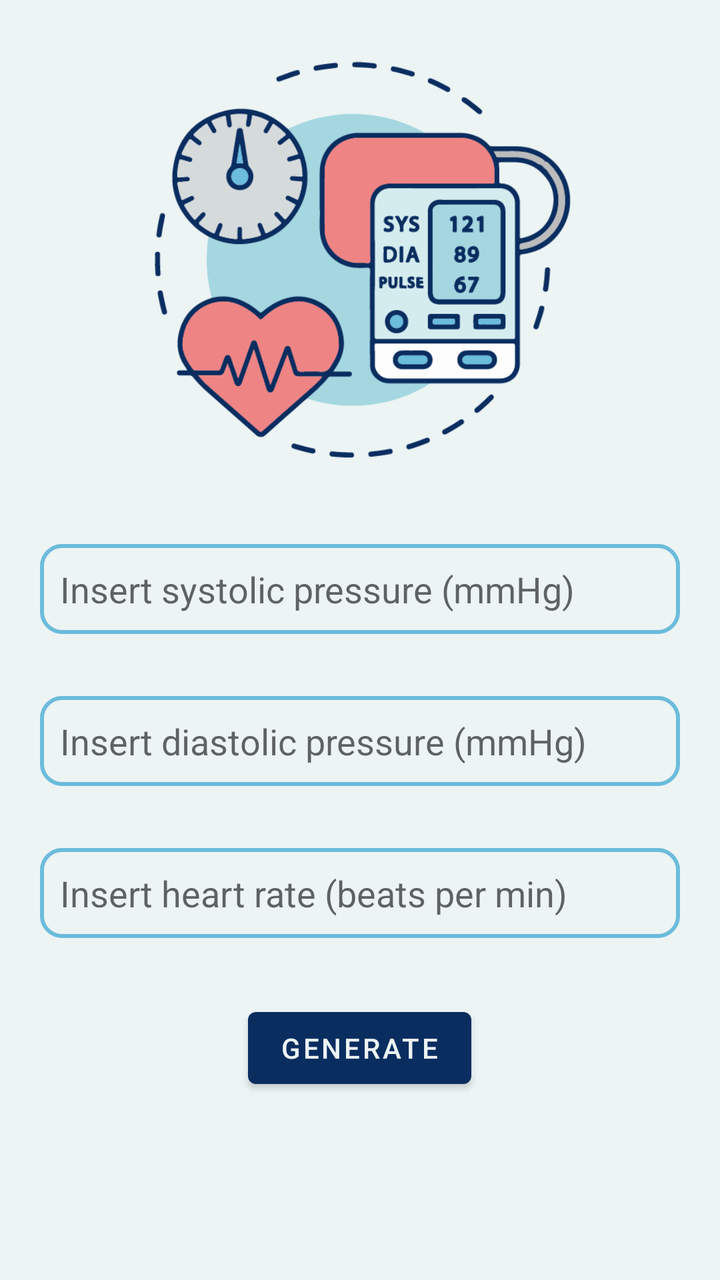
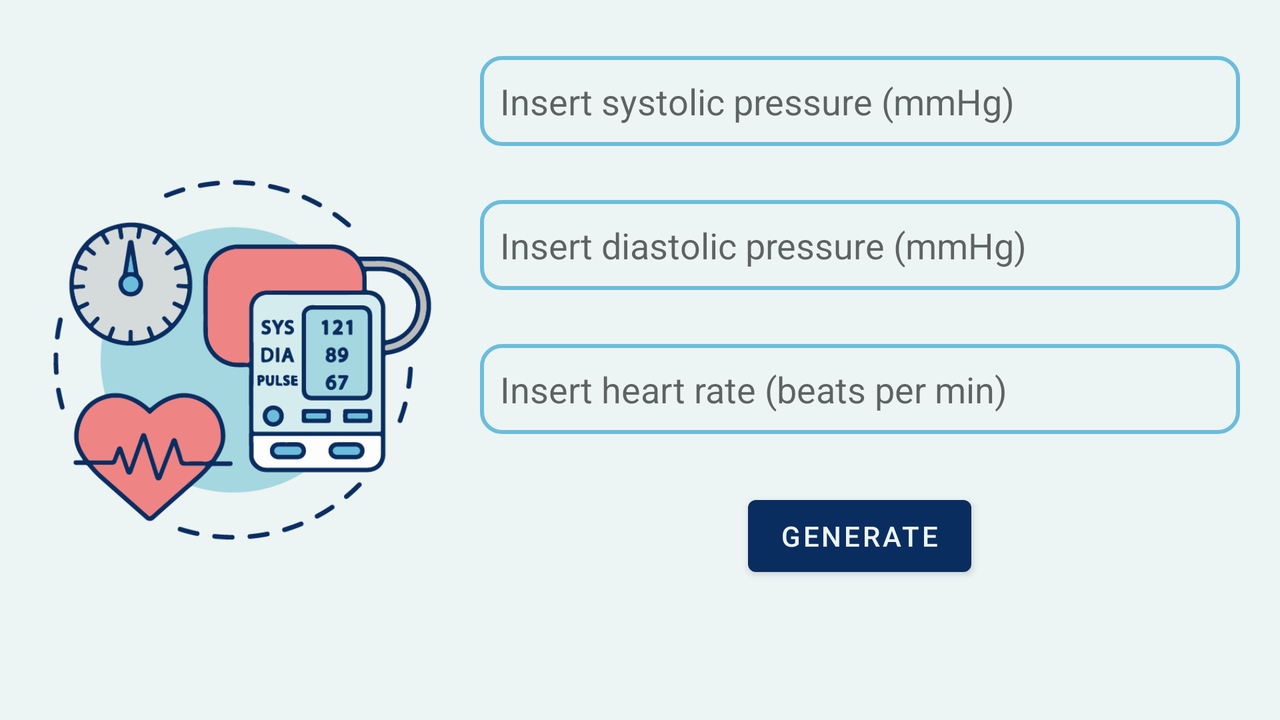

One screen, two layout resources from the same app: the default and the repository's alternative for another configuration. Each is rendered where Android would select it; the XML of both is given below.
<!-- AndroidManifest.xml: application theme Theme.App1_Blood_Pressure -->
<!-- res/layout/activity_main.xml -->
<?xml version="1.0" encoding="utf-8"?>
<LinearLayout xmlns:android="http://schemas.android.com/apk/res/android"
    xmlns:app="http://schemas.android.com/apk/res-auto"
    xmlns:tools="http://schemas.android.com/tools"
    android:layout_width="match_parent"
    android:layout_height="match_parent"
    android:background="@color/background_color"
    android:gravity="center"
    android:orientation="vertical"
    tools:context=".MainActivity">

    <ScrollView
        android:layout_width="match_parent"
        android:layout_height="match_parent"
        android:padding="20dp">

        <LinearLayout
            android:layout_width="match_parent"
            android:layout_height="match_parent"
            android:orientation="vertical">

            <ImageView
                android:id="@+id/imageView"
                android:layout_width="220dp"
                android:layout_height="220dp"
                android:layout_gravity="center"
                android:layout_marginBottom="20dp"
                app:srcCompat="@drawable/blood_pressure_image" />

            <EditText
                android:id="@+id/edt_s_pressure"
                android:layout_width="match_parent"
                android:layout_height="wrap_content"
                android:layout_marginTop="12dp"
                android:background="@drawable/border"
                android:ems="10"
                android:hint="@string/edt_s_pressure"
                android:inputType="number" />

            <TextView
                android:id="@+id/tv_error_sp"
                android:layout_width="match_parent"
                android:layout_height="wrap_content"
                android:textColor="#F30404" />

            <EditText
                android:id="@+id/edt_d_pressure"
                android:layout_width="match_parent"
                android:layout_height="wrap_content"
                android:layout_marginTop="12dp"
                android:background="@drawable/border"
                android:ems="10"
                android:hint="@string/edt_d_pressure"
                android:inputType="number" />

            <TextView
                android:id="@+id/tv_error_dp"
                android:layout_width="match_parent"
                android:layout_height="wrap_content"
                android:textColor="#F30404" />

            <EditText
                android:id="@+id/edt_heart_rate"
                android:layout_width="match_parent"
                android:layout_height="wrap_content"
                android:layout_marginTop="12dp"
                android:background="@drawable/border"
                android:ems="10"
                android:hint="@string/edt_heart_rate"
                android:inputType="number" />

            <TextView
                android:id="@+id/tv_error_hr"
                android:layout_width="match_parent"
                android:layout_height="wrap_content"
                android:textColor="#F30404" />

            <Button
                android:id="@+id/bt_generate"
                android:layout_width="wrap_content"
                android:layout_height="wrap_content"
                android:layout_gravity="center"
                android:layout_marginTop="12dp"
                android:text="@string/bt_generate" />
        </LinearLayout>
    </ScrollView>

</LinearLayout>
<!-- resources referenced by this layout -->
<resources>
  <color name="background_color">#ecf4f4</color>
  <!-- drawable blood_pressure_image: png bitmap (drawable, 44958 bytes) -->
  <!-- drawable border (drawable) -->
  <?xml version="1.0" encoding="utf-8"?>
  <shape xmlns:android="http://schemas.android.com/apk/res/android" android:shape="rectangle" >
      <solid android:color="@color/background_color"/>
      <size android:height="45dp"></size>
      <stroke android:width="2dp" android:color="@color/blue_2"/>
      <corners android:radius="10dp" />
      <padding
          android:left="10dp"
          android:top="10dp"
          android:right="10dp"
          android:bottom="10dp" />
  </shape>
  <string name="bt_generate">Generate</string>
  <string name="edt_d_pressure">Insert diastolic pressure (mmHg)</string>
  <string name="edt_heart_rate">Insert heart rate (beats per min)</string>
  <string name="edt_s_pressure">Insert systolic pressure (mmHg)</string>
  <style name="Theme.App1_Blood_Pressure" parent="Theme.MaterialComponents.DayNight.DarkActionBar">
          
          <item name="colorPrimary">@color/blue_1</item>
          <item name="colorPrimaryVariant">@color/blue_2</item>
          <item name="colorOnPrimary">@color/background_color</item>
          
          <item name="colorSecondary">@color/red_1</item>
          <item name="colorSecondaryVariant">@color/teal_700</item>
          <item name="colorOnSecondary">@color/black</item>
          
          <item name="android:statusBarColor" tools:targetApi="l">?attr/colorPrimary</item>
          
      </style>
  <color name="blue_2">#6cbcdc</color>
  <color name="blue_1">#0a2d60</color>
  <color name="red_1">#ef8484</color>
  <color name="teal_700">#FF018786</color>
  <color name="black">#FF000000</color>
</resources>
<!-- res/layout-land/activity_main.xml (the repository's variant of the layout above) -->
<!-- drawn on the phone turned sideways -->
<?xml version="1.0" encoding="utf-8"?>
<LinearLayout xmlns:android="http://schemas.android.com/apk/res/android"
    xmlns:app="http://schemas.android.com/apk/res-auto"
    android:layout_width="match_parent"
    android:layout_height="match_parent"
    android:background="@color/background_color"
    android:padding="20dp">

    <ImageView
        android:id="@+id/imageView"
        android:layout_width="200dp"
        android:layout_height="match_parent"
        android:layout_marginRight="20dp"
        app:srcCompat="@drawable/blood_pressure_image" />

    <ScrollView
        android:layout_width="match_parent"
        android:layout_height="match_parent">

        <LinearLayout
            android:layout_width="match_parent"
            android:layout_height="wrap_content"
            android:orientation="vertical">

            <EditText
                android:id="@+id/edt_s_pressure"
                android:layout_width="match_parent"
                android:layout_height="wrap_content"
                android:layout_marginTop="8dp"
                android:background="@drawable/border"
                android:ems="10"
                android:hint="@string/edt_s_pressure"
                android:inputType="number" />

            <TextView
                android:id="@+id/tv_error_sp"
                android:layout_width="match_parent"
                android:layout_height="wrap_content"
                android:textColor="#F30404" />

            <EditText
                android:id="@+id/edt_d_pressure"
                android:layout_width="match_parent"
                android:layout_height="wrap_content"
                android:layout_marginTop="8dp"
                android:background="@drawable/border"
                android:ems="10"
                android:hint="@string/edt_d_pressure"
                android:inputType="number" />

            <TextView
                android:id="@+id/tv_error_dp"
                android:layout_width="match_parent"
                android:layout_height="wrap_content"
                android:textColor="#F30404" />

            <EditText
                android:id="@+id/edt_heart_rate"
                android:layout_width="match_parent"
                android:layout_height="wrap_content"
                android:layout_marginTop="8dp"
                android:background="@drawable/border"
                android:ems="10"
                android:hint="@string/edt_heart_rate"
                android:inputType="number" />

            <TextView
                android:id="@+id/tv_error_hr"
                android:layout_width="match_parent"
                android:layout_height="wrap_content"
                android:textColor="#F30404" />

            <Button
                android:id="@+id/bt_generate"
                android:layout_width="wrap_content"
                android:layout_height="wrap_content"
                android:layout_gravity="center"
                android:layout_marginTop="8dp"
                android:text="@string/bt_generate" />
        </LinearLayout>
    </ScrollView>

</LinearLayout>
